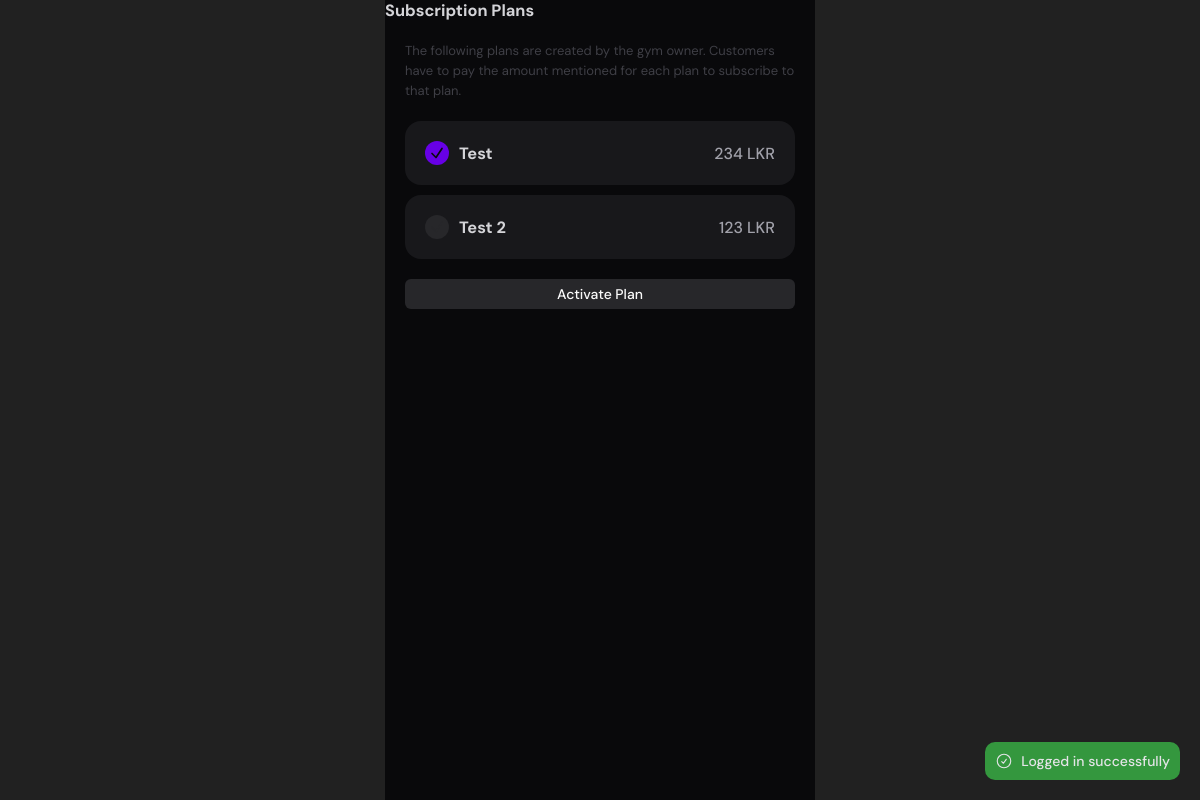
Before: /rat/subscription-plans/index.php (signed in) with the older database file.
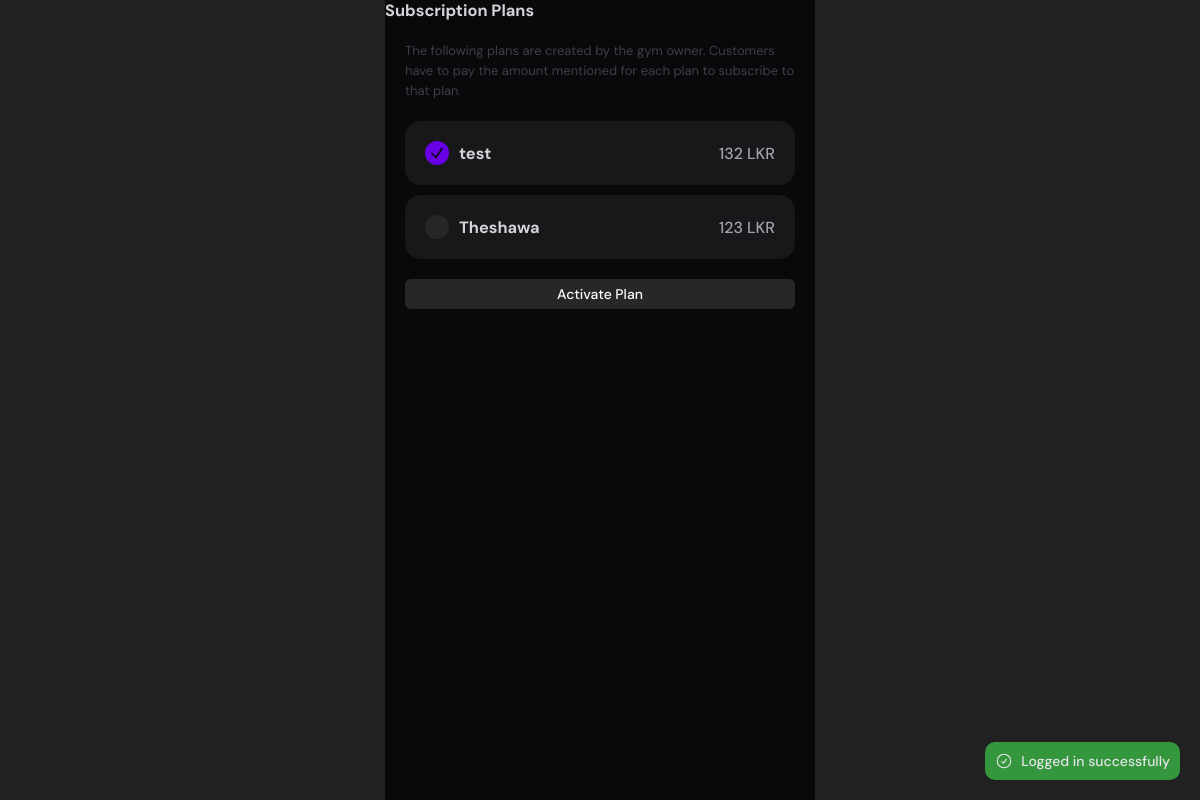
After: the same page with the newer database file.
### tables this page shows
CREATE TABLE `membership_plans` (
  `id` int(11) NOT NULL,
  `name` varchar(100) NOT NULL,
  `description` varchar(500) NOT NULL,
  `price` int(11) NOT NULL,
  `duration` int(11) NOT NULL COMMENT 'In days',
  `is_locked` tinyint(1) NOT NULL DEFAULT 1,
  `created_at` timestamp NOT NULL DEFAULT current_timestamp(),
  `updated_at` timestamp NOT NULL DEFAULT current_timestamp()
);

### db/Database.php (called while the page is built, shortened)
<?php
class Database
{
    private static null|Database $instance = null;
    private $CONFIG = [
        "host" => "gymrat.cfmusmw4055v.eu-north-1.rds.amazonaws.com",
        "username" => "admin",
        "password" => "gymratisawesome",
        "dbname" => "gymrat",
    ];
    private function __construct()
    {
        try {
            $this->conn = new PDO(
                "mysql:host=" . $this->CONFIG['host'] . ";dbname=" . $this->CONFIG['dbname'],
                $this->CONFIG['username'],
                $this->CONFIG['password']
            );
        } catch (PDOException  $e) {
            die("database connection failed: " . $e->getMessage());
        }
    }
    public static function get_conn()
    {
        if (!self::$instance) {
            self::$instance = new Database();
        }
        return self::$instance->conn;
    }
}

### db/Model.php (called while the page is built, shortened)
<?php
require_once __DIR__ . "/Database.php";
abstract class Model
{
    public function __construct()
    {
        $this->conn = Database::get_conn();
    }
}

### db/models/MembershipPlan.php (called while the page is built, shortened)
<?php
require_once __DIR__ . "/../Model.php";
class MembershipPlan extends Model
{
    protected $table = "membership_plans";
    public function fill(array $data)
    {
        $this->name = $data['name'] ?? "";
    }
    public function get_all(): array
    {
        $sql = "SELECT * FROM $this->table";
        $stmt = $this->conn->prepare($sql);
        $stmt->execute();
        $items = $stmt->fetchAll();
        return array_map(function ($item) {
            $membershipPlan = new MembershipPlan();
            $membershipPlan->fill($item);
            return $membershipPlan;
        }, $items);
    }
}

### rat/subscription-plans/index.php (the view, shortened to what this page needs)
<?php
$pageConfig = [
    "title" => "Subscription Plans",
    "styles" => [
        "./subscription-plans.css"
    ],
    "need_auth" => true,
    "dont_need_active_subscription" => true
];
require_once "../includes/header.php";
require_once "../includes/titlebar.php";
require_once "../../db/models/MembershipPlan.php";
$planModel = new MembershipPlan;
try {
    $plans = $planModel->get_all();
} catch (PDOException $e) {
    redirect_with_error_alert("Failed to fetch plans due to error: " . $e->getMessage(), "./");
}
?>
<main>
    <p class="paragraph small">
        The following plans are created by the gym owner. Customers have to pay the amount mentioned for each plan to subscribe to that plan.
    </p>
    <form action="subscribe_process.php" method="post">
        <div class="plans">
            <?php foreach ($plans as $i => $plan): ?>
                <label class="plan">
                    <div class="tick">
                        <svg xmlns="http://www.w3.org/2000/svg" fill="none" viewBox="0 0 24 24" stroke-width="2.5" stroke="currentColor" width="16" height="16">
                            <path stroke-linecap="round" stroke-linejoin="round" d="m4.5 12.75 6 6 9-13.5" />
                        </svg>
                    </div>
                    <h3 class="title"><?= $plan->name ?></h3>
                    <span class="price"><?= number_format($plan->price) ?> LKR</span>
                </label>
            <?php endforeach; ?>
        </div>
        <button class="btn">Activate Plan</button>
    </form>
</main>
<?php require_once "../includes/footer.php" ?>

### rat/includes/header.php (shortened to what this page needs)
<?php
$pageStyles = [];
if (isset($pageConfig)) {
    $pageStyles = $pageConfig['styles'] ?? [];
}
?>
<!DOCTYPE html>
<html lang="en">
<head>
    <link rel="stylesheet" href="/rat/styles/globals.css">
    <link rel="stylesheet" href="/rat/styles/components.css">
    <?php
    foreach ($pageStyles as $style) {
        echo "<link rel='stylesheet' href='$style'/>";
    }
    ?>
</head>
<body>
    <?php require_once __DIR__ . "/../../alerts/view.php" ?>

### alerts/view.php (shortened to what this page needs)
<?php
$error_alert = $_SESSION['error'] ?? null;
$success_alert = $_SESSION['success'] ?? null;
$info_alert = $_SESSION['info'] ?? null;
?>
<?php if ($error_alert || $success_alert || $info_alert): ?>
    <div class="alert-wrapper">
        <?php if ($success_alert): ?>
            <div class="alert success" role="alert">
                <svg xmlns="http://www.w3.org/2000/svg" fill="none" viewBox="0 0 24 24" stroke-width="1.5" stroke="currentColor" class="size-6">
                    <path stroke-linecap="round" stroke-linejoin="round" d="M9 12.75 11.25 15 15 9.75M21 12a9 9 0 1 1-18 0 9 9 0 0 1 18 0Z" />
                </svg>
                <p><?= $success_alert ?></p>
            </div>
        <?php endif; ?>
    </div>
<?php endif; ?>

### rat/includes/titlebar.php (shortened to what this page needs)
<?php
$title = "";
if (isset($pageConfig)) {
    if ($title == "") {
        $title = $pageConfig['title'] ?? "";
    }
}
?>
<header class="title-bar">
    <h3><?php echo $title ?></h3>
</header>

### rat/includes/footer.php (shortened to what this page needs)
</body>
</html>

### rat/styles/globals.css (style rules this page uses)
* { margin: 0; padding: 0; box-sizing: border-box; font-family: "DM Sans", sans-serif; font-optical-sizing: auto; }
input, select, button, textarea { outline: none; font-size: inherit; }
:root { --color-violet-50: #f1e6ff; --color-violet-100: #e3ccff; --color-violet-200: #c799ff; --color-violet-300: #aa66ff; --color-violet-400: #8e33ff; --color-violet-500: #7200ff; --color-violet-600: #6700e6; --color-violet-700: #5b00cc; --color-violet-800: #5000b3; --color-violet-900: #440099; --color-violet-950: #2e0066; --color-zinc-50: #fafafa; --color-zinc-100: #f4f4f5; --color-zinc-200: #e4e4e7; --color-zinc-300: #d4d4d8; --color-zinc-400: #a1a1aa; --color-zinc-500: #71717a; --color-zinc-600: #52525b; --color-zinc-700: #3f3f46; --color-zinc-800: #27272a; --color-zinc-900: #18181b; --color-zinc-950: #09090b; --color-red: #d53a3a; --color-red-light: #f05050; --color-green: #34973e; --color-green-light: #42b34d; font-size: 14px; background-color: #212121; --body-width: 430px; }
body { max-width: var(--body-width); margin: 0 auto; min-height: 100vh; background-color: var(--color-zinc-950); color: var(--color-zinc-300); }
main { display: flex; flex-direction: column; }
main:not(.no-padding) { padding: 20px; }
button { border: none; cursor: pointer; }

### staff/styles/components.css (style rules this page uses)
.btn { background-color: var(--color-zinc-800); border: 1px solid var(--color-zinc-950); color: var(--color-zinc-50); border: none; border-radius: 6px; padding: 0 12px; height: 30px; cursor: pointer; transition: background-color 0.6s; font-weight: 500; user-select: none; display: flex; align-items: center; justify-content: center; }
.paragraph { font-size: 13px; color: var(--color-zinc-700); line-height: 20px; }
.alert-wrapper { display: flex; flex-direction: column; gap: 10px; position: fixed; bottom: 0; right: 0; padding: 20px; z-index: 99999999; width: 100%; max-width: 400px; align-items: end; }
.alert { display: flex; font-weight: 500; width: max-content; max-width: 100%; padding: 10px; border-radius: 10px; gap: 8px; cursor: pointer; align-items: center; }
.alert svg { width: 18px; height: 18px; flex-shrink: 0; }
.alert.success { background-color: var(--color-green); color: var(--color-zinc-200); }

### rat/subscription-plans/subscription-plans.css (style rules this page uses)
form { display: flex; flex-direction: column; gap: 20px; margin-top: 20px; }
.plans { display: flex; flex-direction: column; gap: 10px; }
.plan { display: flex; padding: 20px; background-color: var(--color-zinc-900); border-radius: 16px; gap: 10px; cursor: pointer; align-items: center; }
.plan .title { flex: 1; }
.plan .price { font-size: 16px; font-weight: 500; color: var(--color-zinc-400); }
.plan .tick { background-color: var(--color-zinc-800); color: var(--color-zinc-800); transition: background-color 0.3s, color 0.3s; width: 24px; height: 24px; border-radius: 9999px; display: flex; align-items: center; justify-content: center; }
.plan input:checked + .tick { background-color: var(--color-violet-600); color: var(--color-zinc-950); }

Changed rows visible on the page:
removed membership_plans: name "Test", price "234"
removed membership_plans: name "Test 2", price "123"
added membership_plans: name "test", price "132"
added membership_plans: name "Theshawa", price "123"
